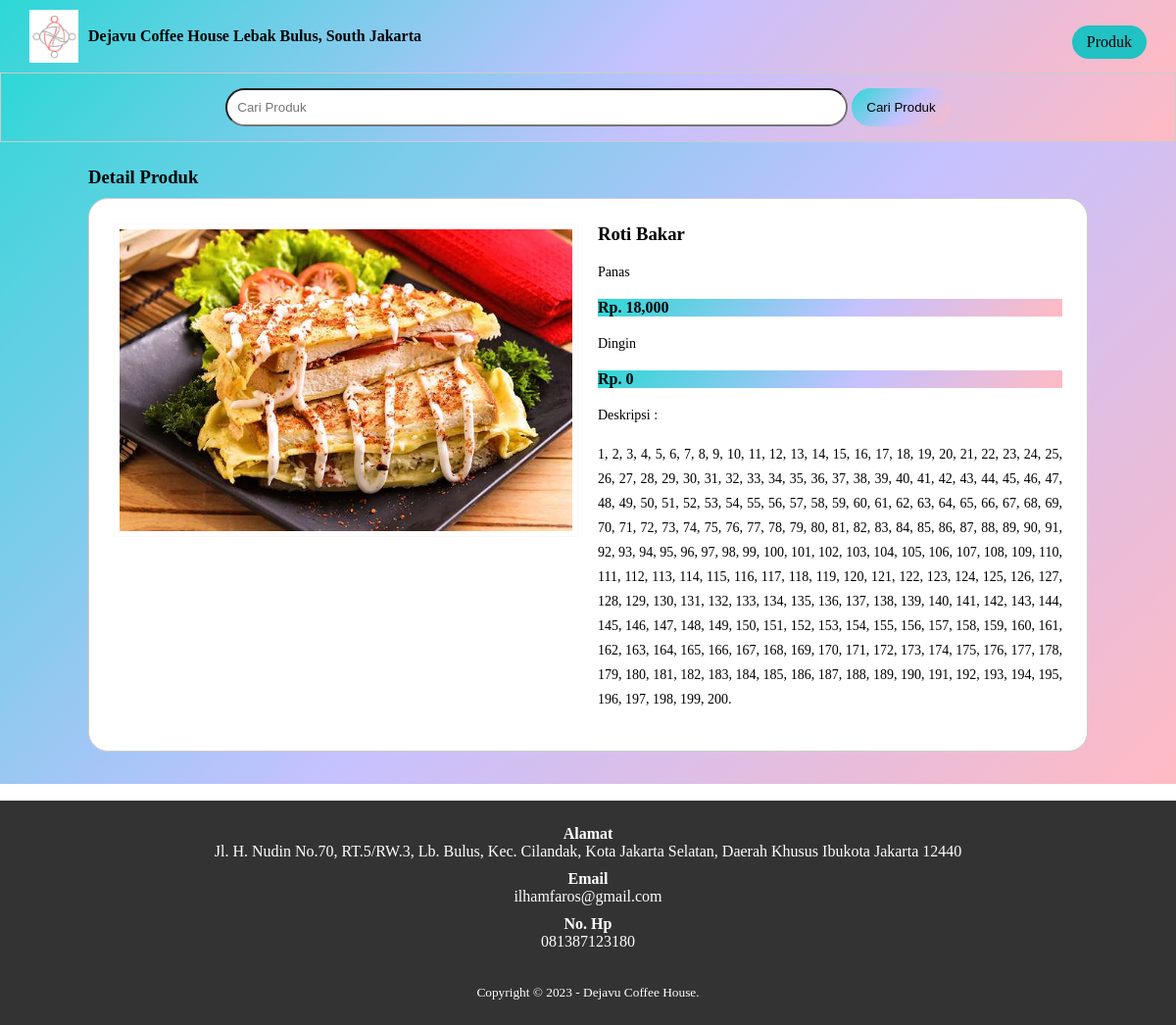
The app's page /d-produk.php?id=42 with its own data.
### tables this page shows
CREATE TABLE `tb_product` (
  `product_id` int(11) NOT NULL,
  `category_id` int(11) NOT NULL,
  `product_name` varchar(100) NOT NULL,
  `product_price_p` int(11) NOT NULL,
  `product_price_d` int(11) NOT NULL,
  `product_description` blob DEFAULT NULL,
  `product_image` varchar(100) NOT NULL,
  `product_status` blob DEFAULT NULL,
  `date_created` timestamp NOT NULL DEFAULT current_timestamp()
);

### d-produk.php (the view, shortened to what this page needs)
<?php
	include 'db.php';
	$produk = mysqli_query($conn, "SELECT * FROM tb_product WHERE product_id = '".$_GET['id']."' ");
	$p = mysqli_fetch_object($produk);
 ?>
<!DOCTYPE html>
<html>
<head>
	<link rel="stylesheet" type="text/css" href="css/set.css">
</head>
<body>
	<header>
    <div class="header">
        <div class="logo">
            <img src="img/logo1.png" width="50px">
            <a href="index.php">Dejavu Coffee House Lebak Bulus, South Jakarta</a>
        </div>
        <ul class="navigation">
            <li><a href="produk.php" class="btn">Produk</a></li>
        </ul>
    </div>
</header>
	<div class="search">
		<div class="container">
			<form action="produk.php">
				<input type="text" name="search" placeholder="Cari Produk" value="<?php echo $_GET['search'] ?>">
				<input type="submit" name="cari" value="Cari Produk">
			</form>
		</div>
	</div>
	<div class="section">
		<div class="container">
			<h3>Detail Produk</h3>
			<div class="box">
				<div class="col-2">
					<img src="produk/<?php echo $p->product_image ?>" width ="100%">
				</div>
				<div class="col-2">
					<h3><?php echo $p->product_name ?></h3>
					<p>Panas</p>
					<h4>Rp. <?php echo number_format($p->product_price_p) ?></h4>
					<p>Dingin</p>
					<h4>Rp. <?php echo number_format($p->product_price_d) ?></h4>
					<p>Deskripsi :<br>
						<?php echo $p->product_description ?>
					</p>
				</div>
			</div>
		</div>
	</div>
	<div class="footer">
		<div class="container">
			<h4>Alamat</h4>
			<p>Jl. H. Nudin No.70, RT.5/RW.3, Lb. Bulus, Kec. Cilandak, Kota Jakarta Selatan, Daerah Khusus Ibukota Jakarta 12440</p>
			<h4>Email</h4>
			<p>ilhamfaros@gmail.com</p>
			<h4>No. Hp</h4>
			<p>081387123180</p>
			<small>Copyright &copy; 2023 - Dejavu Coffee House.</small>
		</div>
	</div>
</body>
</html>

### css/set.css (style rules this page uses)
* { padding: 0; margin: 0; font: cursive; }
body { height: 100vh; background-image: linear-gradient(-225deg, #2CD8D5 0%, #C5C1FF 56%, #FFBAC3 100%); background-repeat: no-repeat; }
a { color: inherit; text-decoration: none; }
.btn { padding: 8px 15px; text-align: center; margin-top: 11px; background-color: #22c1c3; color: black; border: none; cursor: pointer; border-radius: 20px; }
header { background-image: linear-gradient(-225deg, #2CD8D5 0%, #C5C1FF 56%, #FFBAC3 100%); color: black; }
header ul { float: right; }
header ul li { display: inline-block; }
header ul li a { padding: 20px 0 20px 15px; display: inline-block; }
.header { display:flex ; justify-content: space-between; align-items: center; padding: 10px 20px; }
.logo { display: flex; align-items: center; }
.logo img { margin-right: 10px; }
.logo a { color: #000; text-decoration: none; font-weight: bold; }
.container { width: 85%; margin: 0 auto; }
.header { width: 95%; margin: 0 auto; }
.container:after { content: ''; display: block; clear: both; }
.section { padding: 25px 0; }
.box { background-color: #fff; border:1px solid #ccc; padding: 15px; box-sizing: border-box; margin: 10px 0 25px 0; border-radius: 20px; }
.box:after { content: ''; display: block; clear: both; border-radius: 20px; }
.search { padding: 15px 0; background-image: linear-gradient(-225deg, #2CD8D5 0%, #C5C1FF 56%, #FFBAC3 100%); border:1px solid #ccc; text-align: center; }
.search input[type=text] { width: 60%; padding: 10px; border-radius: 20px; }
.search input[type=submit] { padding: 12px 15px; background-image: linear-gradient(-225deg, #2CD8D5 0%, #C5C1FF 56%, #FFBAC3 100%); color: #000; border:none; cursor: pointer; border-radius: 20px; }
.footer { padding: 25px 0; background-color: #333; color: #fff; text-align: center; }
.footer p { margin-bottom: 10px; }
.footer small { margin-top: 25px; display: inline-block; }
.col-2 { width: 50%; min-height: 200px; padding: 10px; box-sizing: border-box; float: left; }
.col-2 img { border:1px solid #f9f9f9; padding: 5px; box-sizing: border-box; }
.col-2 h3 { margin-bottom: 10px; }
.col-2 h4 { background-image: linear-gradient(-225deg, #2CD8D5 0%, #C5C1FF 56%, #FFBAC3 100%); }
.col-2 p { margin:15px 0; text-align: justify; line-height: 25px; font-size:14px; }

### records on screen
tb_product: product_image (picture), product_name "Roti Bakar", product_price_p "18,000", product_price_d "0", product_description "1, 2, 3, 4, 5, 6, 7, 8, 9, 10, 11, 12, 13, 14, 15, 16, 17, 18, 19, 20, 21, 22, 23, 24, 25, 26, 27, 28, 29, 30, 31, 32, 33, 34, 35, 36, 37, 38, 39, 40, 41, 42, 43, 44, 45, 46, 47, 48, 49, 50, 51, 52, 53, 54, 55, 56, 57, 58, 59, 60, 61, 62, 63, 64, 65, 66, 67, 68, 69, 70, 71, 72, 73, 74, 75, 76, 77, 78, 79, 80, 81, 82, 83, 84, 85, 86, 87, 88, 89, 90, 91, 92, 93, 94, 95, 96, 97, 98, 99, 100, 101, 102, 103, 104, 105, 106, 107, 108, 109, 110, 111, 112, 113, 114, 115, 116, 117, 118, 119, 120, 121, 122, 123, 124, 125, 126, 127, 128, 129, 130, 131, 132, 133, 134, 135, 136, 137, 138, 139, 140, 141, 142, 143, 144, 145, 146, 147, 148, 149, 150, 151, 152, 153, 154, 155, 156, 157, 158, 159, 160, 161,…"
